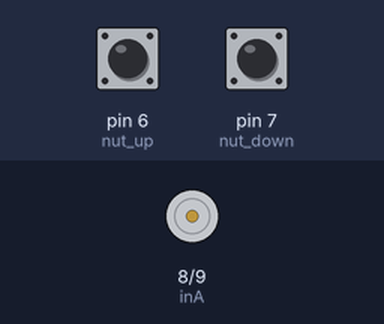
This sketch was run on a simulated Arduino Uno, built with avr-gcc and run on an emulated ATmega328P. Shown: motor-driver pin pairs drawn as motors (green arrow = first pin HIGH = forward, orange = second pin HIGH = backward, longer = more drive). Inputs (shaded band) come from the test bench; at power-on: pin 6 (nut_up) HIGH, pin 7 (nut_down) HIGH. What the sketch prints to the serial monitor is not drawn.

Above: at 1.2 s.
1.3 s: pin 6 (nut_up) pulled LOW for 0.15 s
At 1.38 s:
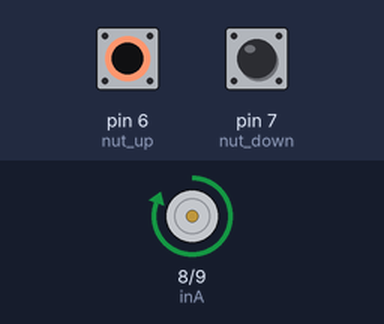
2.9 s: pin 7 (nut_down) pulled LOW for 0.15 s
At 2.98 s:
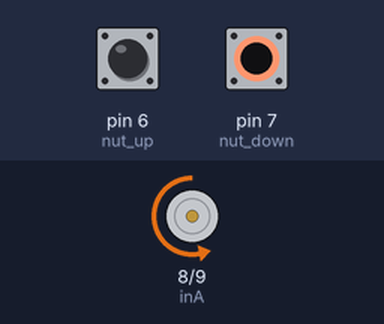
4.5 s: pin 7 (nut_down) pulled LOW for 3.2 s
At 8.9 s:
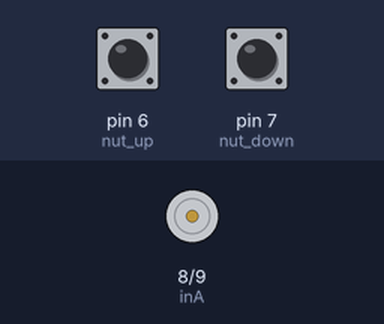
9.2 s: pin 6 (nut_up) pulled LOW for 1 s
At 10.0 s:
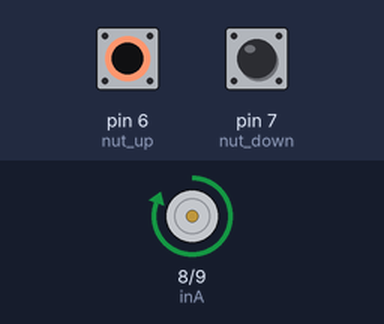
11.7 s: pin 6 (nut_up) pulled LOW for 3.2 s
At 15.8 s:
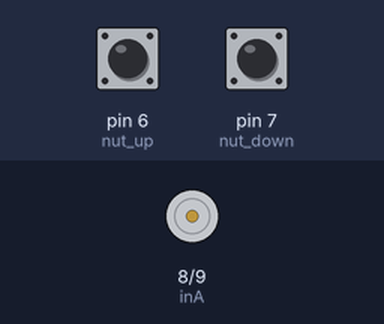
Timing chart, 0 to 17.3 s (numbered marks = the images above; inputs shaded):
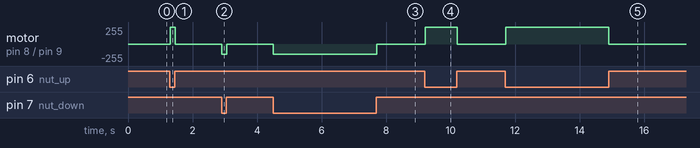

The sketch:

L298N_dieu_khien_dong_co_bang_2_nut.ino
```cpp
int inA=8;
  int inB=9;
  int nut_up=6;
  int nut_down=7;

void setup() {
  pinMode (inA, OUTPUT);
  pinMode (inB, OUTPUT);
  pinMode (nut_up, INPUT_PULLUP);
  pinMode (nut_down, INPUT_PULLUP);
Serial.begin(9600);

}

void loop() {
  int up_state=digitalRead(nut_up);

  int down_state=digitalRead(nut_down);
    Serial.println(up_state);
    Serial.println(down_state);

    if(up_state ==0 && down_state !=0)
    {
      go_up();
    }
    else if(up_state !=0 && down_state ==0)
    {
      go_down();
    }
    else
    {
      stop();
    }

}

void go_up() {
    analogWrite(inA, 150);
    digitalWrite(inB, LOW);

}

void go_down() {
    digitalWrite(inA, LOW);
    analogWrite(inB, 150);

}

void stop() {
    digitalWrite(inA, LOW);
    digitalWrite(inB, LOW);

}
```

Measured:
- after the input at 1.3 s, motor on pin 8 (inA) / pin 9 (inB): stopped → forward 255/255 at once, → stopped 0.15 s later
- after the input at 2.9 s, motor on pin 8 (inA) / pin 9 (inB): stopped → backward 150/255 at once, → stopped 0.15 s later
- after the input at 4.5 s, motor on pin 8 (inA) / pin 9 (inB): stopped → backward 150/255 at once, → stopped 3.2 s later
- after the input at 9.2 s, motor on pin 8 (inA) / pin 9 (inB): stopped → forward 255/255 at once, → stopped 1.0 s later
- after the input at 11.7 s, motor on pin 8 (inA) / pin 9 (inB): stopped → forward 255/255 at once, → stopped 3.2 s later
